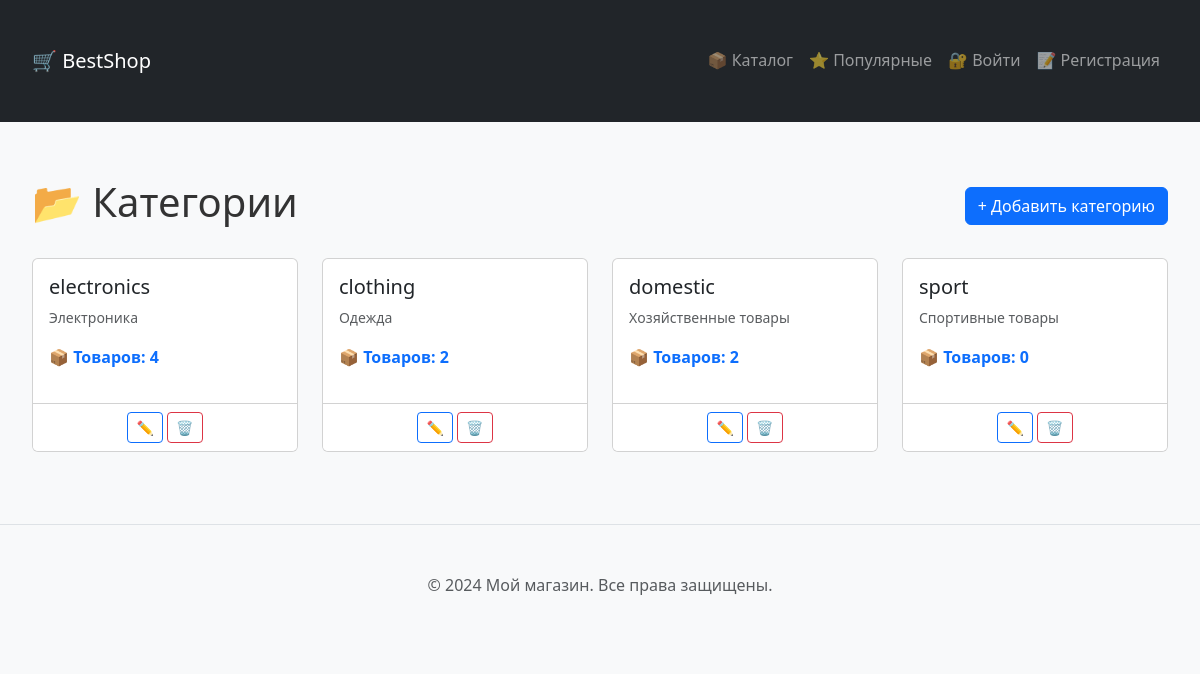
Screenshot of /shop/categories/ with the database file from the repository.
### shop/models.py (models this page shows, shortened)
class Category(models.Model):
    name = models.CharField(max_length=100, unique=True, verbose_name='Название категории')
    description = models.TextField(blank=True, verbose_name='Описание категории')
    created_at = models.DateTimeField(auto_now_add=True, verbose_name='Дата создания')
    class Meta:
        verbose_name = 'Категория'
        verbose_name_plural = 'Категории'
        ordering = ['name']

### shop/views.py (the view)
# urls.py: path('categories/', views.category_list, name='category_list'),
def category_list(request):
    categories = Category.objects.annotate(
        products_count=Count('products')
    )
    return render(request, 'shop/category_list.html', {'categories': categories})

### shop/context_processors.py (called while the page is built)
def cart_count(request):
    if request.user.is_authenticated:
        cart, _ = Cart.objects.get_or_create(user=request.user)
        count = cart.items.count()
    else:
        count = 0
    return {'cart_count': count}

### templates/shop/category_list.html (shortened to what this page needs)
{% extends 'shop/base.html' %}
{% block content %}
<div class="d-flex justify-content-between align-items-center mb-4">
    <h1>📂 Категории</h1>
    <a href="{% url 'category_create' %}" class="btn btn-primary">+ Добавить категорию</a>
</div>
<div class="row">
    {% for category in categories %}
    <div class="col-md-6 col-lg-4 col-xl-3 mb-3">
        <div class="card h-100">
            <div class="card-body p-3">
                <h5 class="card-title">{{ category.name }}</h5>
                <p class="card-text small text-muted">{{ category.description|default:"Описание отсутствует"|truncatewords:15 }}</p>
                <p class="text-primary fw-bold">📦 Товаров: {{ category.products_count }}</p>
            </div>
            <div class="card-footer bg-white p-2 text-center">
                <a href="{% url 'category_update' category.id %}" class="btn btn-sm btn-outline-primary">✏️</a>
                <a href="{% url 'category_delete' category.id %}" class="btn btn-sm btn-outline-danger">🗑️</a>
            </div>
        </div>
    </div>
    {% empty %}
    <div class="col-12">
        <div class="alert alert-info">Категории пока не добавлены</div>
    </div>
    {% endfor %}
</div>
{% endblock %}

### static/css/style.css (style rules this page uses)
* { margin: 0; padding: 0; box-sizing: border-box; }
body { font-family: 'Segoe UI', Tahoma, Geneva, Verdana, sans-serif; background-color: #f8f9fa; color: #333; line-height: 1.6; }

### rows the page displays
Category: name "electronics", description "Электроника", products_count "4"
Category: name "clothing", description "Одежда", products_count "2"
Category: name "domestic", description "Хозяйственные товары", products_count "2"
Category: name "sport", description "Спортивные товары", products_count "0"
